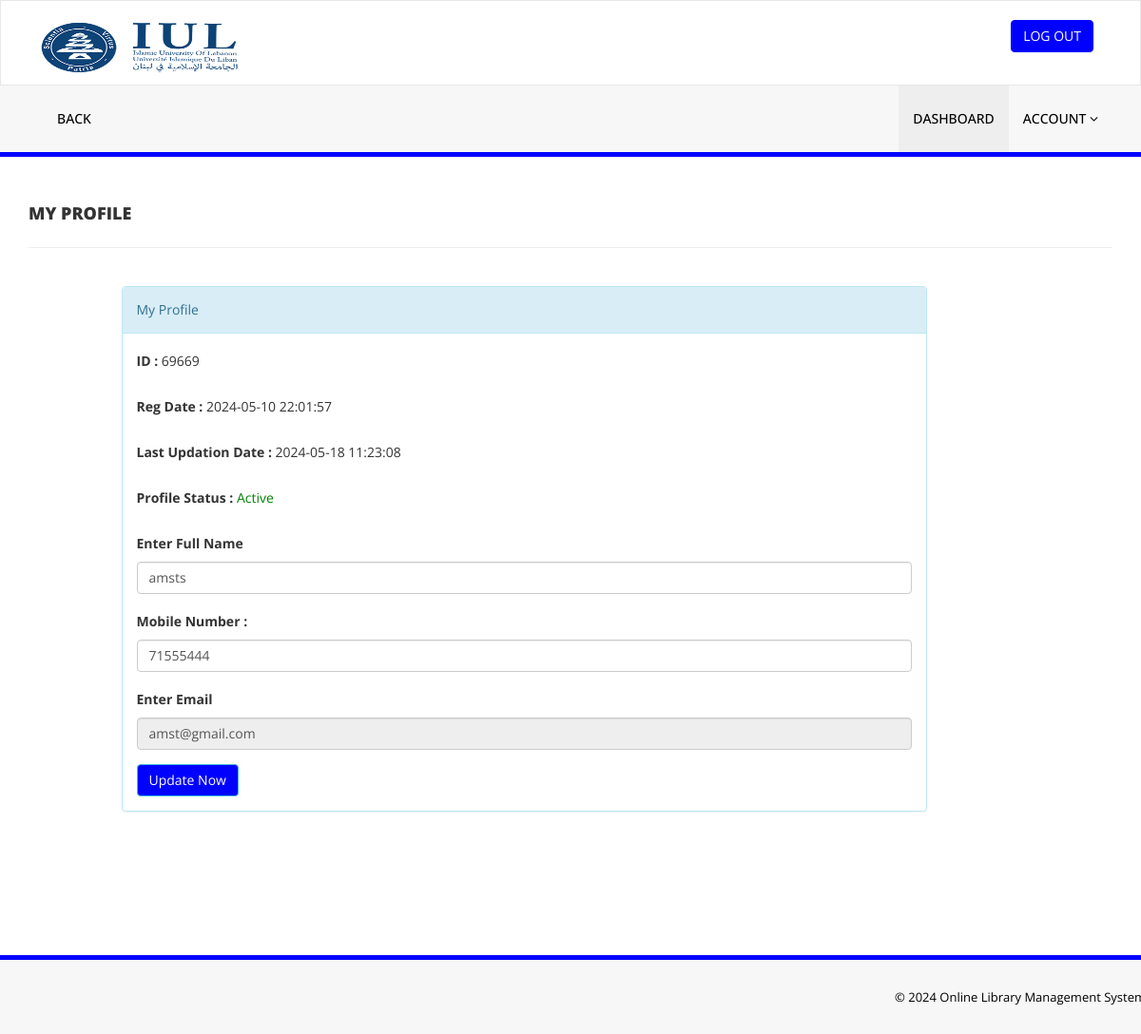
Screenshot of /my-profile.php (signed in) with the database file from the repository.
### tables this page shows
CREATE TABLE `tblstudents` (
  `id` int(11) NOT NULL,
  `StudentId` varchar(100) DEFAULT NULL,
  `FullName` varchar(120) NOT NULL,
  `EmailId` varchar(120) NOT NULL,
  `MobileNumber` char(11) NOT NULL,
  `Password` varchar(120) NOT NULL,
  `Status` int(1) NOT NULL DEFAULT '1',
  `RegDate` timestamp NOT NULL DEFAULT CURRENT_TIMESTAMP,
  `UpdationDate` timestamp NULL DEFAULT NULL ON UPDATE CURRENT_TIMESTAMP
);

### my-profile.php (the view, shortened to what this page needs)
<?php
include('includes/config.php');
?>
<!DOCTYPE html>
<html xmlns="http://www.w3.org/1999/xhtml">
<head>
    <link href="assets/css/bootstrap.css" rel="stylesheet" />
    <link href="assets/css/font-awesome.css" rel="stylesheet" />
    <link href="assets/css/style.css" rel="stylesheet" />
</head>
<body>
<?php include('includes/header.php');?>
    <div class="content-wrapper">
         <div class="container">
        <div class="row pad-botm">
            <div class="col-md-12">
                <h4 class="header-line">My Profile</h4>
                            </div>
        </div>
             <div class="row">
<div class="col-md-9 col-md-offset-1">
               <div class="panel panel-info">
                        <div class="panel-heading">
                           My Profile
                        </div>
                        <div class="panel-body">
                            <form name="signup" method="post">
<?php
if (isset($_SESSION['stdid'])) {
$sid=$_SESSION['stdid'];
$sql="SELECT StudentId,FullName,EmailId,MobileNumber,RegDate,UpdationDate,Status from  tblstudents  where StudentId=:sid ";
$query = $dbh -> prepare($sql);
$query-> bindParam(':sid', $sid, PDO::PARAM_STR);
$query->execute();
$results=$query->fetchAll(PDO::FETCH_OBJ);
}
if($query->rowCount() > 0)
{
foreach($results as $result)
{               ?>
<div class="form-group">
    <label>ID : </label>
    <?php
    if (isset($_SESSION['stdid'])) echo htmlentities($result->StudentId);
    ?>
</div>
<?php
    if (isset($_SESSION['stdid'])){
 ?>
<div class="form-group">
<label>Reg Date : </label>
<?php echo htmlentities($result->RegDate);?>
</div>
<?php }?>
<?php
    if (isset($_SESSION['stdid'])){
    if($result->UpdationDate!=""){
        ?>
<div class="form-group">
<label>Last Updation Date : </label>
<?php echo htmlentities($result->UpdationDate);?>
</div>
<?php }}
 ?>
<?php if (isset($_SESSION['stdid'])) { ?>
<div class="form-group">
<label>Profile Status : </label>
<?php if($result->Status==1){?>
<span style="color: green">Active</span>
<?php } else { ?>
<span style="color: red">Blocked</span>
<?php }?>
</div>
<?php } ?>
<div class="form-group">
<label>Enter Full Name</label>
    <input class="form-control" type="text" name="fullanme"
    value="<?php if (isset($_SESSION['stdid'])) echo htmlentities($result->FullName);
                 if (isset($_SESSION['alogin'])) echo htmlentities($result->FullName);
            ?>" autocomplete="off" required />
</div>
<div class="form-group">
<label>Mobile Number :</label>
<input class="form-control" type="text" name="mobileno" maxlength="10"
value="<?php if (isset($_SESSION['stdid'])) echo htmlentities($result->MobileNumber);
             if (isset($_SESSION['alogin'])) echo htmlentities($result->mobileNumber);
        ?>" autocomplete="off" required />
</div>
<div class="form-group">
<label>Enter Email</label>
<input class="form-control" type="email" name="email" id="emailid"
value="<?php if (isset($_SESSION['stdid'])) echo htmlentities($result->EmailId);
             if (isset($_SESSION['alogin'])) echo htmlentities($result->AdminEmail);
        ?>"  autocomplete="off" required readonly />
</div>
<?php }} ?>
<button type="submit" name="update" class="bt-custom btn btn-info" id="submit">Update Now </button>
                                    </form>
                            </div>
                        </div>
                            </div>
        </div>
    </div>
    </div>
    <?php include('includes/footer.php');?>
</body>
</html>

### assets/css/style.css (style rules this page uses)
.content-wrapper { margin-top: 40px; min-height:800px; padding-bottom:90px; }
.header-line { font-weight:900; padding-bottom:25px; border-bottom:1px solid #eeeeee; text-transform:uppercase; }
.pad-botm { padding-bottom:30px; }
.bt-custom { background-color: blue; color: white; }

### rows the page displays
tblstudents: StudentId "69669", RegDate "2024-05-10 22:01:57", UpdationDate "2024-05-18 11:23:08", Status "Active", fullanme "amsts", mobileno "71555444", email "amst@gmail.com"
